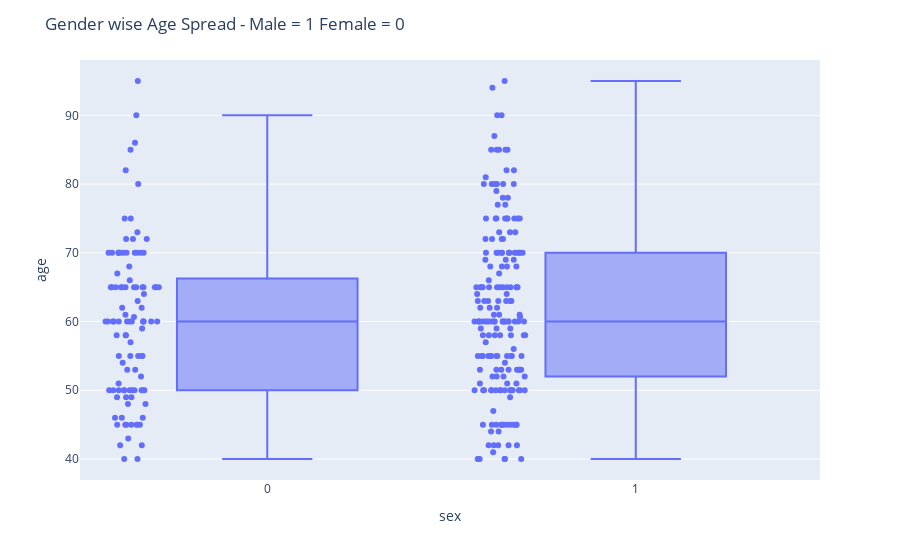

Notebook code cell kept with this figure:
### Code cell
fig = px.box(heart_data, x='sex', y='age', points="all")
fig.update_layout(
    title_text="Gender wise Age Spread - Male = 1 Female = 0")
fig.show()

### Figure 1 — Plotly figure (JSON) as saved in the notebook; plotly's stock layout.template omitted (floating-point values rounded to 4 significant figures; data arrays with more than 128 entries replaced by an {"elided": "..."} marker saying what was removed)
{"data": [{"alignmentgroup": "True", "boxpoints": "all", "hovertemplate": "sex=%{x}<br>age=%{y}<extra></extra>", "legendgroup": "", "marker": {"color": "#636efa"}, "name": "", "notched": false, "offsetgroup": "", "orientation": "v", "showlegend": false, "type": "box", "x": {"elided": "299 int values"}, "x0": " ", "xaxis": "x", "y": {"elided": "299 float values"}, "y0": " ", "yaxis": "y"}], "layout": {"boxmode": "group", "legend": {"tracegroupgap": 0}, "margin": {"t": 60}, "title": {"text": "Gender wise Age Spread - Male = 1 Female = 0"}, "xaxis": {"anchor": "y", "domain": [0, 1], "title": {"text": "sex"}}, "yaxis": {"anchor": "x", "domain": [0, 1], "title": {"text": "age"}}}}
